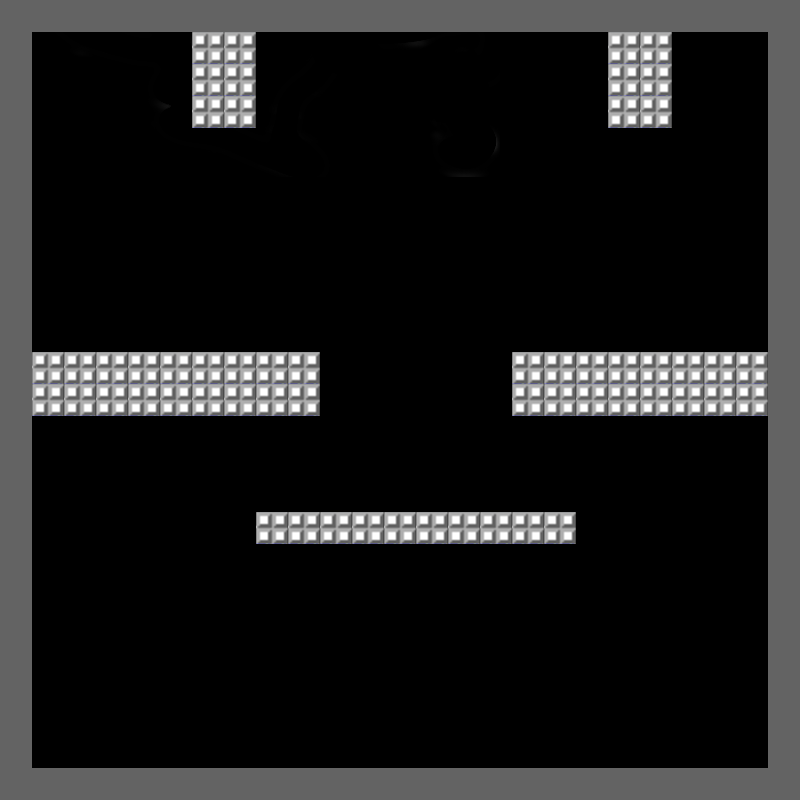

Tiled map render using the project's own tile images. Description and the map definition, with tile-layer contents summarised, below:
An orthogonal 25x25 tile map with 32x32 px tiles, 1 tile layer (Tile Layer 1), 2 tilesets, 1 image layer and 30 objects.

<map version="1.0" tiledversion="1.1.4" orientation="orthogonal" renderorder="right-down" width="25" height="25" tilewidth="32" tileheight="32" infinite="0" nextobjectid="35">
 <properties>
  <property name="collision" value="true" />
 </properties>
 <tileset firstgid="1" name="battlemaptiles" tilewidth="32" tileheight="32" tilecount="400" columns="25">
  <image source="../images/battlemaptiles.png" width="800" height="512" />
 </tileset>
 <tileset firstgid="401" name="tank1" tilewidth="32" tileheight="32" tilecount="4" columns="4">
  <image source="../images/tank1.png" width="128" height="32" />
  <tile id="0">
   <properties>
    <property name="Class" value="Player" />
   </properties>
  </tile>
  <tile id="1">
   <properties>
    <property name="Class" value="Enemy" />
   </properties>
  </tile>
  <tile id="2">
   <properties>
    <property name="Class" value="Duvar" />
   </properties>
  </tile>
  <tile id="3">
   <properties>
    <property name="Class" value="Eagle" />
   </properties>
  </tile>
 </tileset>
 <imagelayer name="Image Layer 1">
  <image source="../images/background-wall.png" width="500" height="177" />
 </imagelayer>
 <layer name="Tile Layer 1" width="25" height="25">
  <properties>
   <property name="collision" value="true" />
  </properties>
  <data>[625 cells, 152 non-empty, 2 distinct tile ids]</data>
 </layer>
 <objectgroup name="Object Layer 1">
  <object id="1" gid="403" x="354" y="767" width="32" height="32" />
  <object id="2" gid="403" x="354" y="735" width="32" height="32" />
  <object id="3" gid="403" x="383" y="673" width="32" height="32" />
  <object id="4" gid="403" x="416" y="674" width="32" height="32" />
  <object id="5" gid="403" x="387" y="734" width="32" height="32" />
  <object id="6" gid="403" x="420" y="734" width="32" height="32" />
  <object id="7" gid="403" x="421" y="767" width="32" height="32" />
  <object id="8" gid="403" x="65" y="640" width="32" height="32" />
  <object id="12" gid="403" x="98" y="640" width="32" height="32" />
  <object id="13" gid="403" x="130" y="642" width="32" height="32" />
  <object id="14" gid="403" x="160" y="642" width="32" height="32" />
  <object id="15" gid="403" x="159" y="609" width="32" height="32" />
  <object id="16" gid="403" x="128" y="610" width="32" height="32" />
  <object id="17" gid="403" x="97" y="609" width="32" height="32" />
  <object id="18" gid="403" x="65" y="610" width="32" height="32" />
  <object id="19" gid="403" x="545" y="606" width="32" height="32" />
  <object id="20" gid="403" x="545" y="638" width="32" height="32" />
  <object id="21" gid="403" x="578" y="638" width="32" height="32" />
  <object id="22" gid="403" x="578" y="606" width="32" height="32" />
  <object id="23" gid="403" x="609" y="607" width="32" height="32" />
  <object id="24" gid="403" x="609" y="638" width="32" height="32" />
  <object id="25" gid="403" x="642" y="638" width="32" height="32" />
  <object id="26" gid="403" x="641" y="606" width="32" height="32" />
  <object id="27" gid="404" x="388" y="766" width="32" height="32" />
  <object id="28" gid="401" x="568" y="731" width="32" height="32" />
  <object id="29" gid="402" x="738" y="306" width="32" height="32" />
  <object id="30" gid="402" x="158" y="132" width="32" height="32" />
  <object id="31" gid="402" x="226" y="548" width="32" height="32" />
  <object id="32" gid="402" x="739" y="492" width="32" height="32" />
  <object id="34" gid="402" x="738" y="153" width="32" height="32" />
 </objectgroup>
</map>